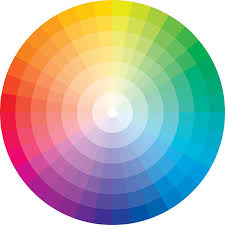
#> input picture mixer.jpeg, 225 x 225 px, found by its file name
$ python -i home.py   (imports and definitions only)
#> lines starting #> are read from the running program, lines starting #| are printed output that depends on the picture
import tkinter as tk
import subprocess
import os
from PIL import Image, ImageTk  # Requires Pillow library

# Image paths
MIXER_IMAGE_PATH = "/Users/rohanshankar/Documents/Coding/CompSciHL/color_mixer/mixer.jpeg"
PALETTE_IMAGE_PATH = "/Users/rohanshankar/Documents/Coding/CompSciHL/color_mixer/palette.jpeg"
FILES_IMAGE_PATH = "/Users/rohanshankar/Documents/Coding/CompSciHL/color_mixer/files.png"

TEMP_FILE = "temp_saved_colors.txt"

# Functions to open other pages
def open_tools_page():
    subprocess.run(["python", "tools.py"])

def open_color_mixer():
    subprocess.run(["python", "general_color_mixer.py"])

def open_color_palette():
    subprocess.run(["python", "color_palette_page.py"])

def open_external_data():
    subprocess.run(["python", "external_data.py"])

def open_appearance_page():
    """Opens the Appearance Settings page."""
    subprocess.run(["python", "appearance.py"])


# Function to clear the temp file
def clear_temp_file():
    """Clears the contents of the temp file when the home page is closed."""
    if os.path.exists(TEMP_FILE):
        open(TEMP_FILE, "w").close()  # Overwrites the file with nothing (clears it)

# Main function to open the Home Page
def open_home_page():
    # GUI Setup
    home_window = tk.Tk()
    home_window.title("Color Mixer")

    # Title
    title_label = tk.Label(home_window, text="@ Color Mixer", font=("Arial", 18, "bold"))
    title_label.pack(pady=10)

    # Navigation Bar
    nav_frame = tk.Frame(home_window)
    nav_frame.pack()

    tk.Button(nav_frame, text="Tools", command=open_tools_page).pack(side=tk.LEFT, padx=10)
    tk.Button(nav_frame, text="External Data", command=open_external_data).pack(side=tk.LEFT, padx=10)
    tk.Button(nav_frame, text="Settings", command=open_appearance_page).pack(side=tk.LEFT, padx=10)

    # Main Section
    main_frame = tk.Frame(home_window)
    main_frame.pack(pady=20)

    question_label = tk.Label(main_frame, text="What color would you like to make today?", font=("Arial", 14, "bold"))
    question_label.pack()

    get_started_button = tk.Button(main_frame, text="GET STARTED", font=("Arial", 12), bg="black", fg="white", width=15, command=open_tools_page)
    get_started_button.pack(pady=10)

    # Load color wheel image
    try:
        color_wheel_img = Image.open(MIXER_IMAGE_PATH).resize((250, 250))
        color_wheel_photo = ImageTk.PhotoImage(color_wheel_img)
        color_wheel_label = tk.Label(main_frame, image=color_wheel_photo)
        color_wheel_label.image = color_wheel_photo
        color_wheel_label.pack()
    except Exception as e:
        print(f"Error loading color wheel image: {e}")

    # Bottom Section with Tool Descriptions and Images
    bottom_frame = tk.Frame(home_window)
    bottom_frame.pack(pady=20)

    # Load images
    try:
        mixer_img = Image.open(MIXER_IMAGE_PATH).resize((80, 80))
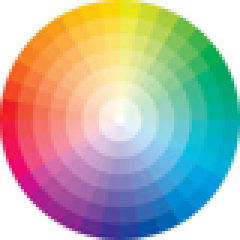
#> mixer_img: PIL image 80x80 RGB (shown 3 times larger); mean R, G, B 180.5, 179.5, 169.6
        mixer_photo = ImageTk.PhotoImage(mixer_img)

        palette_img = Image.open(PALETTE_IMAGE_PATH).resize((80, 80))
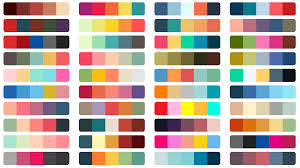
#> input picture palette.jpeg, 300 x 168 px, found by its file name
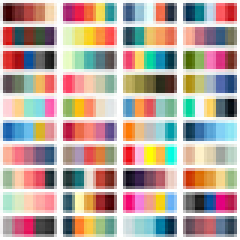
#> palette_img: PIL image 80x80 RGB (shown 3 times larger); mean R, G, B 187.3, 169.3, 160.9
        palette_photo = ImageTk.PhotoImage(palette_img)

        files_img = Image.open(FILES_IMAGE_PATH).resize((80, 80))
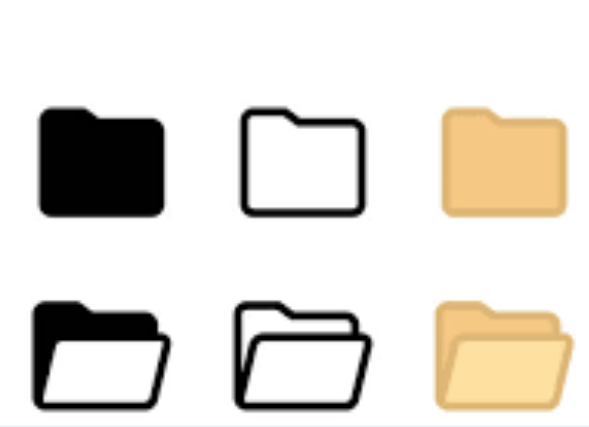
#> input picture files.png, 589 x 427 px, found by its file name
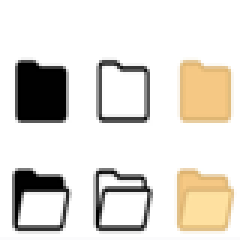
#> files_img: PIL image 80x80 RGBA (shown 3 times larger); mean R, G, B, A 225.4, 221.3, 214.4, 255
        files_photo = ImageTk.PhotoImage(files_img)
    except Exception as e:
        print(f"Error loading images: {e}")
        mixer_photo = palette_photo = files_photo = None

    # Color Mixer Section
    mixer_frame = tk.Frame(bottom_frame)
    mixer_frame.grid(row=0, column=0, padx=20)

    mixer_label = tk.Label(mixer_frame, text="Color Mixer\nUse our intuitive color mixer to create any color you desire and save it for later use.", wraplength=200, justify="center")
    mixer_label.pack()

    if mixer_photo:
        mixer_image_label = tk.Label(mixer_frame, image=mixer_photo, cursor="hand2")
        mixer_image_label.image = mixer_photo
        mixer_image_label.pack()
        mixer_image_label.bind("<Button-1>", lambda event: open_color_mixer())

    # Color Palette Section
    palette_frame = tk.Frame(bottom_frame)
    palette_frame.grid(row=0, column=1, padx=20)

    palette_label = tk.Label(palette_frame, text="Color Palette\nNeed a palette for designing your website or decorating your home screen? Generate your dream palette with our color palette tool.", wraplength=200, justify="center")
    palette_label.pack()

    if palette_photo:
        palette_image_label = tk.Label(palette_frame, image=palette_photo, cursor="hand2")
        palette_image_label.image = palette_photo
        palette_image_label.pack()
        palette_image_label.bind("<Button-1>", lambda event: open_color_palette())

    # File Features Section
    files_frame = tk.Frame(bottom_frame)
    files_frame.grid(row=0, column=2, padx=20)

    files_label = tk.Label(files_frame, text="File Features\nImport colors and palettes in various compatible formats. Export colors and palettes made using the color tools.", wraplength=200, justify="center")
    files_label.pack()

    if files_photo:
        files_image_label = tk.Label(files_frame, image=files_photo, cursor="hand2")
        files_image_label.image = files_photo
        files_image_label.pack()
        files_image_label.bind("<Button-1>", lambda event: open_external_data())

    # Ensure temp file is cleared when window is closed
    home_window.protocol("WM_DELETE_WINDOW", clear_temp_file)

    home_window.mainloop()

# Run Home Page
# [2 lines not run here, left out]

>>> result = open_home_page()
